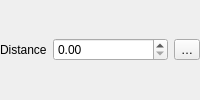
                   <widget class="QFrame" name="mPlacementFrame">
                    <property name="frameShape">
                     <enum>QFrame::NoFrame</enum>
                    </property>
                    <layout class="QGridLayout" name="gridLayout_4">
                     <property name="leftMargin">
                      <number>0</number>
                     </property>
                     <property name="topMargin">
                      <number>0</number>
                     </property>
                     <property name="rightMargin">
                      <number>0</number>
                     </property>
                     <property name="bottomMargin">
                      <number>0</number>
                     </property>
                     <item row="2" column="0">
                      <widget class="QLabel" name="mDiagramDistanceLabel">
                       <property name="text">
                        <string>Distance</string>
                       </property>
                      </widget>
                     </item>
                     <item row="2" column="1">
                      <layout class="QHBoxLayout" name="horizontalLayout_14">
                       <item>
                        <widget class="QgsDoubleSpinBox" name="mDiagramDistanceSpinBox">
                         <property name="sizePolicy">
                          <sizepolicy hsizetype="Expanding" vsizetype="Fixed">
                           <horstretch>0</horstretch>
                           <verstretch>0</verstretch>
                          </sizepolicy>
                         </property>
                        </widget>
                       </item>
                       <item>
                        <widget class="QgsPropertyOverrideButton" name="mDistanceDDBtn">
                         <property name="text">
                          <string>…</string>
                         </property>
                        </widget>
                       </item>
                      </layout>
                     </item>
                    </layout>
                   </widget>
